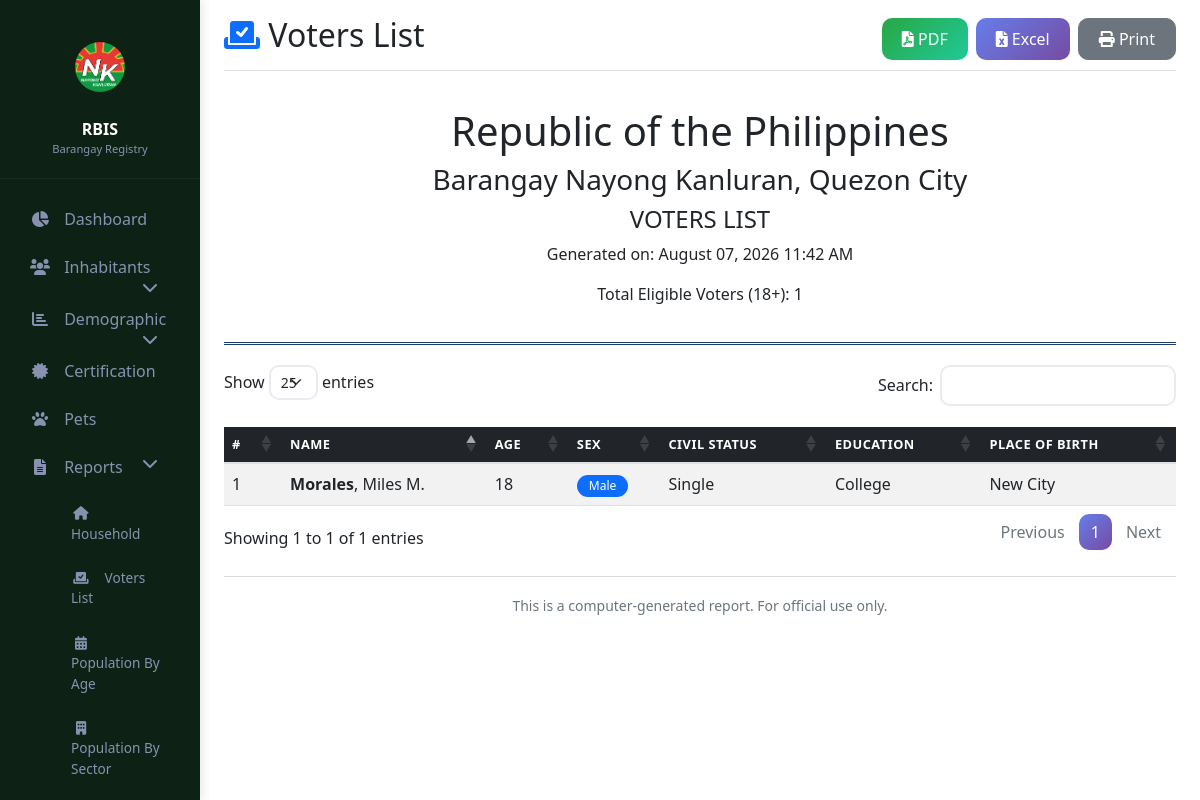
The app's page /reports/voters_list.php (signed in) with its own data.
### tables this page shows
CREATE TABLE `individual_records` (
  `id` int(11) NOT NULL,
  `last_name` varchar(50) NOT NULL,
  `first_name` varchar(50) NOT NULL,
  `middle_name` varchar(50) DEFAULT NULL,
  `ext_name` varchar(10) DEFAULT NULL,
  `place_of_birth` varchar(100) DEFAULT NULL,
  `date_of_birth` date DEFAULT NULL,
  `age` int(11) DEFAULT NULL,
  `sex` enum('Male','Female','Other') NOT NULL,
  `civil_status` enum('Single','Married','Widowed','Divorced','Separated') NOT NULL,
  `highest_education` enum('Elementary','High School','Vocational','College','Post Graduate','Doctorate') DEFAULT NULL,
  `profile_picture` varchar(255) DEFAULT NULL,
  `created_by` int(11) DEFAULT NULL,
  `created_at` timestamp NOT NULL DEFAULT current_timestamp(),
  `updated_at` timestamp NOT NULL DEFAULT current_timestamp() ON UPDATE current_timestamp(),
  `educational_status` varchar(50) DEFAULT NULL,
  `philsys_number` varchar(50) DEFAULT NULL,
  `email` varchar(100) DEFAULT NULL,
  `mobile_number` varchar(20) DEFAULT NULL,
  `telephone_number` varchar(20) DEFAULT NULL,
  `region` varchar(100) DEFAULT NULL,
  `province` varchar(100) DEFAULT NULL,
  `city_municipality` varchar(100) DEFAULT NULL,
  `barangay_address` varchar(100) DEFAULT NULL,
  `house_address` varchar(100) DEFAULT NULL,
  `street` varchar(100) DEFAULT NULL,
  `subdivision` varchar(100) DEFAULT NULL,
  `zip_code` varchar(10) DEFAULT NULL,
  `blood_type` varchar(10) DEFAULT NULL,
  `weight` decimal(5,2) DEFAULT NULL,
  `height` varchar(50) DEFAULT NULL,
  `citizenship` varchar(50) DEFAULT NULL,
  `registered_voter` tinyint(1) DEFAULT 0,
  `voter_not_resident` tinyint(1) DEFAULT 0,
  `ethnicity` varchar(50) DEFAULT NULL,
  `position_in_household` varchar(50) DEFAULT NULL,
  `mother_maiden_name` varchar(100) DEFAULT NULL,
  `has_pet` tinyint(1) DEFAULT 0,
  `sectors` text DEFAULT NULL,
  `sector_other` varchar(100) DEFAULT NULL,
  `profession` varchar(100) DEFAULT NULL
);

### reports/voters_list.php (the view, shortened to what this page needs)
<?php
$pdo = getDB();
$voters = $pdo->query("
    SELECT * FROM individual_records
    WHERE age >= 18 AND age IS NOT NULL
    ORDER BY last_name, first_name
")->fetchAll();
$total_voters = count($voters);
?>
<!DOCTYPE html>
<html lang="en">
<head>
    <link href="https://cdn.jsdelivr.net/npm/bootstrap@5.1.3/dist/css/bootstrap.min.css" rel="stylesheet">
    <link rel="stylesheet" href="https://cdnjs.cloudflare.com/ajax/libs/font-awesome/6.0.0/css/all.min.css">
    <link rel="stylesheet" href="https://cdn.datatables.net/1.13.6/css/dataTables.bootstrap5.min.css">
    <link rel="stylesheet" href="../assets/css/custom.css">
</head>
<body>
    <div class="container-fluid">
        <div class="row">
            <?php include '../includes/sidebar.php'; ?>
            <main class="col-md-10 ms-sm-auto px-md-4 main-content">
                <div class="d-flex justify-content-between flex-wrap flex-md-nowrap align-items-center pt-3 pb-2 mb-3 border-bottom">
                    <h1 class="h2">
                        <i class="fas fa-vote-yea text-primary"></i> Voters List
                    </h1>
                    <div class="btn-toolbar no-print">
                        <button class="btn btn-success me-2" onclick="exportReport('pdf')">
                            <i class="fas fa-file-pdf"></i> PDF
                        </button>
                        <button class="btn btn-primary me-2" onclick="exportReport('excel')">
                            <i class="fas fa-file-excel"></i> Excel
                        </button>
                        <button class="btn btn-secondary" onclick="window.print()">
                            <i class="fas fa-print"></i> Print
                        </button>
                    </div>
                </div>
                <div class="report-header">
                    <h1>Republic of the Philippines</h1>
                    <h3>Barangay Nayong Kanluran, Quezon City</h3>
                    <h4>VOTERS LIST</h4>
                    <p>Generated on: <?= date('F d, Y h:i A') ?></p>
                    <p>Total Eligible Voters (18+): <?= number_format($total_voters) ?></p>
                </div>
                <div class="table-responsive">
                    <table id="votersTable" class="table table-hover table-striped" style="width:100%">
                        <thead class="table-dark">
                            <tr>
                                <th>#</th>
                                <th>Name</th>
                                <th>Age</th>
                                <th>Sex</th>
                                <th>Civil Status</th>
                                <th>Education</th>
                                <th>Place of Birth</th>
                            </tr>
                        </thead>
                        <tbody>
                            <?php $i = 1; foreach ($voters as $voter): ?>
                                <tr>
                                    <td><?= $i++ ?></td>
                                    <td>
                                        <strong><?= htmlspecialchars($voter['last_name']) ?></strong>,
                                        <?= htmlspecialchars($voter['first_name']) ?>
                                        <?php if ($voter['middle_name']): ?>
                                            <?= htmlspecialchars($voter['middle_name'][0]) ?>.
                                        <?php endif; ?>
                                    </td>
                                    <td><?= $voter['age'] ?></td>
                                    <td>
                                        <span class="badge bg-<?= $voter['sex'] == 'Male' ? 'primary' : 'danger' ?>">
                                            <?= $voter['sex'] ?>
                                        </span>
                                    </td>
                                    <td><?= $voter['civil_status'] ?></td>
                                    <td><?= $voter['highest_education'] ?: 'N/A' ?></td>
                                    <td><?= $voter['place_of_birth'] ?: 'N/A' ?></td>
                                </tr>
                            <?php endforeach; ?>
                        </tbody>
                    </table>
                </div>
                <div class="report-footer mt-4 text-center text-muted">
                    <hr>
                    <small>This is a computer-generated report. For official use only.</small>
                </div>
            </main>
        </div>
    </div>
</body>
</html>

### assets/css/custom.css (style rules this page uses)
.table thead th { border-bottom: 2px solid #dee2e6; font-weight: 600; text-transform: uppercase; font-size: 0.8rem; letter-spacing: 0.5px; }
.btn { border-radius: 10px; padding: 8px 20px; font-weight: 500; transition: all 0.3s; }
.btn-primary { background: linear-gradient(135deg, #667eea 0%, #764ba2 100%); border: none; }
.btn-success { background: linear-gradient(135deg, #28a745 0%, #20c997 100%); border: none; }
.badge { padding: 5px 12px; border-radius: 20px; font-weight: 500; }

### reports/voters_list.php (style rules this page uses)
.report-header { text-align: center; padding: 20px 0; border-bottom: 3px double #1a3c6e; margin-bottom: 20px; }

### includes/sidebar.php (style rules this page uses)
.main-content { margin-left: 16.66666667%; padding: 0; }

### records on screen
individual_records: last_name "Morales", first_name "Miles", middle_name "M", age "18", sex "Male", civil_status "Single", highest_education "College", place_of_birth "New City"

### other values on screen
$total_voters "1"
